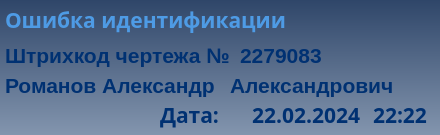
<?xml version="1.0" encoding="UTF-8"?>
<ui version="4.0">
 <class>widget_27_2_21_err_identification_barcode</class>
 <widget class="QWidget" name="widget_27_2_21_err_identification_barcode">
  <property name="geometry">
   <rect>
    <x>0</x>
    <y>0</y>
    <width>440</width>
    <height>135</height>
   </rect>
  </property>
  <property name="windowTitle">
   <string>widget_27_2_21_err_identification_barcode</string>
  </property>
  <property name="layoutDirection">
   <enum>Qt::LeftToRight</enum>
  </property>
  <property name="styleSheet">
   <string notr="true">background-color: qlineargradient(spread:pad, x1:0.5, y1:0, x2:0.5, y2:1, stop:0 rgba(47, 70, 105, 255), stop:1 rgba(131, 149, 174, 255));</string>
  </property>
  <widget class="QLabel" name="lbl_time">
   <property name="enabled">
    <bool>true</bool>
   </property>
   <property name="geometry">
    <rect>
     <x>365</x>
     <y>100</y>
     <width>70</width>
     <height>30</height>
    </rect>
   </property>
   <property name="font">
    <font>
     <family>Arial Black</family>
     <pointsize>16</pointsize>
     <weight>75</weight>
     <italic>false</italic>
     <bold>true</bold>
     <underline>false</underline>
    </font>
   </property>
   <property name="mouseTracking">
    <bool>true</bool>
   </property>
   <property name="contextMenuPolicy">
    <enum>Qt::NoContextMenu</enum>
   </property>
   <property name="layoutDirection">
    <enum>Qt::LeftToRight</enum>
   </property>
   <property name="styleSheet">
    <string notr="true">color: rgb(0, 49, 114);
background-color: qlineargradient(spread:pad, x1:0, y1:0, x2:1, y2:0, stop:0 rgba(0, 0, 0, 0), stop:1 rgba(255, 255, 255, 0));</string>
   </property>
   <property name="lineWidth">
    <number>1</number>
   </property>
   <property name="text">
    <string>22:22</string>
   </property>
   <property name="textFormat">
    <enum>Qt::AutoText</enum>
   </property>
   <property name="alignment">
    <set>Qt::AlignCenter</set>
   </property>
   <property name="wordWrap">
    <bool>false</bool>
   </property>
   <property name="margin">
    <number>0</number>
   </property>
   <property name="indent">
    <number>0</number>
   </property>
   <property name="textInteractionFlags">
    <set>Qt::NoTextInteraction</set>
   </property>
  </widget>
  <widget class="QLabel" name="lbl_name_1">
   <property name="enabled">
    <bool>true</bool>
   </property>
   <property name="geometry">
    <rect>
     <x>5</x>
     <y>70</y>
     <width>240</width>
     <height>30</height>
    </rect>
   </property>
   <property name="font">
    <font>
     <family>Arial</family>
     <pointsize>16</pointsize>
     <weight>75</weight>
     <bold>true</bold>
    </font>
   </property>
   <property name="layoutDirection">
    <enum>Qt::LeftToRight</enum>
   </property>
   <property name="styleSheet">
    <string notr="true">color: rgb(0, 49, 114);
background-color: qlineargradient(spread:pad, x1:0, y1:0, x2:1, y2:0, stop:0 rgba(0, 0, 0, 0), stop:1 rgba(255, 255, 255, 0));</string>
   </property>
   <property name="text">
    <string>Романов Александр</string>
   </property>
  </widget>
  <widget class="QLabel" name="lbl_name_error">
   <property name="enabled">
    <bool>true</bool>
   </property>
   <property name="geometry">
    <rect>
     <x>5</x>
     <y>5</y>
     <width>341</width>
     <height>30</height>
    </rect>
   </property>
   <property name="baseSize">
    <size>
     <width>11</width>
     <height>0</height>
    </size>
   </property>
   <property name="font">
    <font>
     <family>Arial Black</family>
     <pointsize>16</pointsize>
     <weight>75</weight>
     <bold>true</bold>
    </font>
   </property>
   <property name="layoutDirection">
    <enum>Qt::LeftToRight</enum>
   </property>
   <property name="styleSheet">
    <string notr="true">color: rgb(78, 155, 229);
background-color: qlineargradient(spread:pad, x1:0, y1:0, x2:1, y2:0, stop:0 rgba(0, 0, 0, 0), stop:1 rgba(255, 255, 255, 0));</string>
   </property>
   <property name="text">
    <string>Ошибка идентификации</string>
   </property>
  </widget>
  <widget class="QLabel" name="lbl_name_2">
   <property name="enabled">
    <bool>true</bool>
   </property>
   <property name="geometry">
    <rect>
     <x>230</x>
     <y>70</y>
     <width>240</width>
     <height>30</height>
    </rect>
   </property>
   <property name="font">
    <font>
     <family>Arial</family>
     <pointsize>16</pointsize>
     <weight>75</weight>
     <bold>true</bold>
    </font>
   </property>
   <property name="layoutDirection">
    <enum>Qt::LeftToRight</enum>
   </property>
   <property name="styleSheet">
    <string notr="true">color: rgb(0, 49, 114);
background-color: qlineargradient(spread:pad, x1:0, y1:0, x2:1, y2:0, stop:0 rgba(0, 0, 0, 0), stop:1 rgba(255, 255, 255, 0));</string>
   </property>
   <property name="text">
    <string>Александрович</string>
   </property>
  </widget>
  <widget class="QLabel" name="lbl_info_1">
   <property name="enabled">
    <bool>true</bool>
   </property>
   <property name="geometry">
    <rect>
     <x>5</x>
     <y>40</y>
     <width>230</width>
     <height>30</height>
    </rect>
   </property>
   <property name="font">
    <font>
     <family>Arial</family>
     <pointsize>16</pointsize>
     <weight>75</weight>
     <bold>true</bold>
    </font>
   </property>
   <property name="layoutDirection">
    <enum>Qt::LeftToRight</enum>
   </property>
   <property name="styleSheet">
    <string notr="true">color: rgb(0, 49, 114);
background-color: qlineargradient(spread:pad, x1:0, y1:0, x2:1, y2:0, stop:0 rgba(0, 0, 0, 0), stop:1 rgba(255, 255, 255, 0));</string>
   </property>
   <property name="text">
    <string>Штрихкод чертежа №</string>
   </property>
  </widget>
  <widget class="QLabel" name="lbl_data">
   <property name="enabled">
    <bool>true</bool>
   </property>
   <property name="geometry">
    <rect>
     <x>230</x>
     <y>100</y>
     <width>130</width>
     <height>30</height>
    </rect>
   </property>
   <property name="font">
    <font>
     <family>Arial Black</family>
     <pointsize>16</pointsize>
     <weight>75</weight>
     <italic>false</italic>
     <bold>true</bold>
     <underline>false</underline>
    </font>
   </property>
   <property name="mouseTracking">
    <bool>true</bool>
   </property>
   <property name="contextMenuPolicy">
    <enum>Qt::NoContextMenu</enum>
   </property>
   <property name="layoutDirection">
    <enum>Qt::LeftToRight</enum>
   </property>
   <property name="styleSheet">
    <string notr="true">color: rgb(0, 49, 114);
background-color: qlineargradient(spread:pad, x1:0, y1:0, x2:1, y2:0, stop:0 rgba(0, 0, 0, 0), stop:1 rgba(255, 255, 255, 0));</string>
   </property>
   <property name="lineWidth">
    <number>1</number>
   </property>
   <property name="text">
    <string>22.02.2024</string>
   </property>
   <property name="textFormat">
    <enum>Qt::AutoText</enum>
   </property>
   <property name="alignment">
    <set>Qt::AlignRight|Qt::AlignTrailing|Qt::AlignVCenter</set>
   </property>
   <property name="wordWrap">
    <bool>false</bool>
   </property>
   <property name="margin">
    <number>0</number>
   </property>
   <property name="indent">
    <number>0</number>
   </property>
   <property name="textInteractionFlags">
    <set>Qt::NoTextInteraction</set>
   </property>
  </widget>
  <widget class="QLabel" name="lbl_info_2">
   <property name="enabled">
    <bool>true</bool>
   </property>
   <property name="geometry">
    <rect>
     <x>160</x>
     <y>100</y>
     <width>65</width>
     <height>30</height>
    </rect>
   </property>
   <property name="font">
    <font>
     <family>Arial Black</family>
     <pointsize>16</pointsize>
     <weight>75</weight>
     <italic>false</italic>
     <bold>true</bold>
     <underline>false</underline>
    </font>
   </property>
   <property name="mouseTracking">
    <bool>true</bool>
   </property>
   <property name="contextMenuPolicy">
    <enum>Qt::NoContextMenu</enum>
   </property>
   <property name="layoutDirection">
    <enum>Qt::LeftToRight</enum>
   </property>
   <property name="styleSheet">
    <string notr="true">color: rgb(0, 49, 114);
background-color: qlineargradient(spread:pad, x1:0, y1:0, x2:1, y2:0, stop:0 rgba(0, 0, 0, 0), stop:1 rgba(255, 255, 255, 0));</string>
   </property>
   <property name="lineWidth">
    <number>1</number>
   </property>
   <property name="text">
    <string>Дата:</string>
   </property>
   <property name="textFormat">
    <enum>Qt::AutoText</enum>
   </property>
   <property name="alignment">
    <set>Qt::AlignLeading|Qt::AlignLeft|Qt::AlignVCenter</set>
   </property>
   <property name="wordWrap">
    <bool>false</bool>
   </property>
   <property name="margin">
    <number>0</number>
   </property>
   <property name="indent">
    <number>0</number>
   </property>
   <property name="textInteractionFlags">
    <set>Qt::NoTextInteraction</set>
   </property>
  </widget>
  <widget class="QLabel" name="lbl_number_barcode">
   <property name="enabled">
    <bool>true</bool>
   </property>
   <property name="geometry">
    <rect>
     <x>240</x>
     <y>40</y>
     <width>150</width>
     <height>30</height>
    </rect>
   </property>
   <property name="font">
    <font>
     <family>Arial</family>
     <pointsize>16</pointsize>
     <weight>75</weight>
     <bold>true</bold>
    </font>
   </property>
   <property name="layoutDirection">
    <enum>Qt::LeftToRight</enum>
   </property>
   <property name="styleSheet">
    <string notr="true">color: rgb(0, 49, 114);
background-color: qlineargradient(spread:pad, x1:0, y1:0, x2:1, y2:0, stop:0 rgba(0, 0, 0, 0), stop:1 rgba(255, 255, 255, 0));</string>
   </property>
   <property name="text">
    <string>2279083</string>
   </property>
  </widget>
 </widget>
 <resources/>
 <connections/>
</ui>
